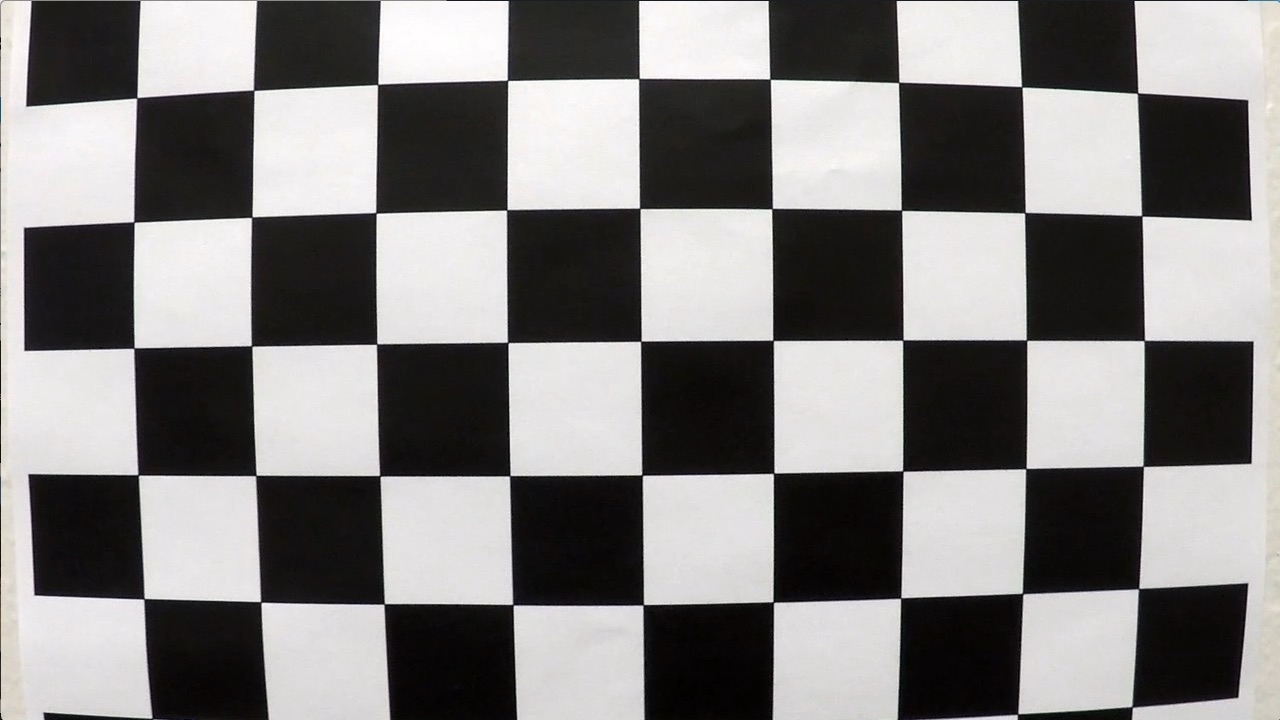
#> input picture CarND-Advanced-Lane-Lines/camera_cal/calibration1.jpg, 1280 x 720 px; its folder holds only this picture in this run
$ jupyter execute --allow-errors Advanced_Lane_Finding.ipynb   (shell and % lines are left out)   (older library calls are emulated)
#> lines starting #> are read from the running program, lines starting #| are printed output that depends on the picture; after the words box and inside, x2 and y2 are one past the last pixel; in counts of white or black regions, pixels touching at a corner belong together
### CarND-Advanced-Lane-Lines/utils.py
import numpy as np
import cv2
import glob
import matplotlib.pyplot as plt
import matplotlib.image as mpimg

# Camera Calibration ----------------------------------------------------
def camera_calibration(imgs_dir, nx, ny):
    # object points
    objp = np.zeros((nx*ny,3), np.float32)
    objp[:,:2] = np.mgrid[0:nx, 0:ny].T.reshape(-1,2)
    # Arrays to store object points and image points from all the images.
    objpoints = [] # 3d points in real world space
    imgpoints = [] # 2d points in image plane.

    # Main calibration
    images = glob.glob(imgs_dir)
    for idx, fname in enumerate(images):
        img = cv2.imread(fname)
        img_size = (img.shape[1], img.shape[0])
        gray = cv2.cvtColor(img, cv2.COLOR_BGR2GRAY)
        # Find the chessboard corners
        ret, corners = cv2.findChessboardCorners(gray, (nx,ny), None)
        # If found, add object points, image points
        if ret == True:
            objpoints.append(objp)
            imgpoints.append(corners)
    # distortion_correction
    ret, mtx, dist, rvecs, tvecs = cv2.calibrateCamera(objpoints, imgpoints, img_size, None, None)
    return mtx, dist

# Color and Gradient Threshold ----------------------------------------------------
def abs_sobel_thresh(img, orient='x', thresh_min=0, thresh_max=255):
    # gray
    gray = cv2.cvtColor(img[:,:,:3], cv2.COLOR_RGB2GRAY)
    # derivative
    if orient=="x":
        sobel = cv2.Sobel(gray, cv2.CV_64F, 1, 0)
    else:
        sobel = cv2.Sobel(gray, cv2.CV_64F, 0, 1)
    # absolute value of the derivative
    abs_sobel = np.absolute(sobel)
    # Scale to 8-bit (0 - 255) then convert to type = np.uint8
    scaled_sobel = np.uint8(255*abs_sobel/np.max(abs_sobel))
    # mask
    binary_output = np.zeros_like(scaled_sobel)
    binary_output[(scaled_sobel >= thresh_min) & (scaled_sobel <= thresh_max)] = 1
    return binary_output

def mag_thresh(img, sobel_kernel=3, mag_thresh=(0, 255)):
    gray = cv2.cvtColor(img[:,:,:3], cv2.COLOR_RGB2GRAY)
    sobel_x = cv2.Sobel(gray, cv2.CV_64F, 1, 0)
    sobel_y = cv2.Sobel(gray, cv2.CV_64F, 0, 1)
    sobel = np.sqrt(sobel_x**2 + sobel_y**2)
    scaled_sobel = np.uint8(255*sobel/np.max(sobel))
    # mask
    binary_output = np.zeros_like(scaled_sobel)
    binary_output[(scaled_sobel >= mag_thresh[0]) & (scaled_sobel <= mag_thresh[1])] = 1
    return binary_output

def dir_threshold(img, sobel_kernel=3, thresh=(0, np.pi/2)):
    gray = cv2.cvtColor(img[:,:,:3], cv2.COLOR_RGB2GRAY)
    sobel_x = cv2.Sobel(gray, cv2.CV_64F, 1, 0)
    sobel_y = cv2.Sobel(gray, cv2.CV_64F, 0, 1)
    sobel_direction = np.arctan2(np.absolute(sobel_y), np.absolute(sobel_x))
    # mask
    binary_output = np.zeros_like(sobel_direction)
    binary_output[(sobel_direction >= thresh[0]) & (sobel_direction <= thresh[1])] = 1
    return binary_output

def hls_select(img, thresh=(0, 255)):
    hls = cv2.cvtColor(img, cv2.COLOR_RGB2HLS)
    s_channel = hls[:,:,2]
    binary_output = np.zeros_like(img[:,:,0])
    binary_output[(s_channel>thresh[0]) & (s_channel<=thresh[1])] = 1
    return binary_output

def lab_select(img, thresh=(0, 255)):
    lab = cv2.cvtColor(img, cv2.COLOR_RGB2Lab)
    b_channel = lab[:,:,2]
    binary_output = np.zeros_like(img[:,:,0])
    binary_output[(b_channel>thresh[0]) & (b_channel<=thresh[1])] = 1
    return binary_output

def combined_thresh(img):
    abs_bin = abs_sobel_thresh(img, orient='x', thresh_min=20, thresh_max=100)
    mag_bin = mag_thresh(img, sobel_kernel=3, mag_thresh=(50, 255))
    dir_bin = dir_threshold(img, sobel_kernel=15, thresh=(0.7, 1.3))
    #hls_bin = hls_select(img, thresh=(113, 255))
    lab_bin = lab_select(img, thresh=(142, 255))

    combined = np.zeros_like(dir_bin)
    combined[(abs_bin == 1 | ((mag_bin == 1) & (dir_bin == 1))) | (lab_bin == 1)] = 1
    return combined

# Perspective Transform ----------------------------------------------------
def perspective_trans(src, dst):
    M = cv2.getPerspectiveTransform(src, dst)
    Minv = cv2.getPerspectiveTransform(dst, src)
    return M, Minv

# Finding Lanes ----------------------------------------------------
def fit_poly(binary_warped, show=False):
    # Take a histogram of the bottom half of the image
    histogram = np.sum(binary_warped[binary_warped.shape[0]//2:,:], axis=0)
    # Create an output image to draw on and  visualize the result
    out_img = np.dstack((binary_warped, binary_warped, binary_warped))*255
    # Find the peak of the left and right halves of the histogram
    # These will be the starting point for the left and right lines
    midpoint = np.int(histogram.shape[0]//2)
    leftx_base = np.argmax(histogram[:midpoint])
    rightx_base = np.argmax(histogram[midpoint:]) + midpoint

    # Choose the number of sliding windows
    nwindows = 9
    # Set height of windows
    window_height = np.int(binary_warped.shape[0]/nwindows)
    # Identify the x and y positions of all nonzero pixels in the image
    nonzero = binary_warped.nonzero()
    nonzeroy = np.array(nonzero[0])
    nonzerox = np.array(nonzero[1])
    # Current positions to be updated for each window
    leftx_current = leftx_base
    rightx_current = rightx_base
    # Set the width of the windows +/- margin
    margin = 100
    # Set minimum number of pixels found to recenter window
    minpix = 50
    # Create empty lists to receive left and right lane pixel indices
    left_lane_inds = []
    right_lane_inds = []

    # Step through the windows one by one
    for window in range(nwindows):
        # Identify window boundaries in x and y (and right and left)
        win_y_low = binary_warped.shape[0] - (window+1)*window_height
        win_y_high = binary_warped.shape[0] - window*window_height
        win_xleft_low = leftx_current - margin
        win_xleft_high = leftx_current + margin
        win_xright_low = rightx_current - margin
        win_xright_high = rightx_current + margin
        # Draw the windows on the visualization image
        cv2.rectangle(out_img,(win_xleft_low,win_y_low),(win_xleft_high,win_y_high),
        (0,255,0), 2)
        cv2.rectangle(out_img,(win_xright_low,win_y_low),(win_xright_high,win_y_high),
        (0,255,0), 2)
        # Identify the nonzero pixels in x and y within the window
        good_left_inds = ((nonzeroy >= win_y_low) & (nonzeroy < win_y_high) &
        (nonzerox >= win_xleft_low) &  (nonzerox < win_xleft_high)).nonzero()[0]
        good_right_inds = ((nonzeroy >= win_y_low) & (nonzeroy < win_y_high) &
        (nonzerox >= win_xright_low) &  (nonzerox < win_xright_high)).nonzero()[0]
        # Append these indices to the lists
        left_lane_inds.append(good_left_inds)
        right_lane_inds.append(good_right_inds)
        # If you found > minpix pixels, recenter next window on their mean position
        if len(good_left_inds) > minpix:
            leftx_current = np.int(np.mean(nonzerox[good_left_inds]))
        if len(good_right_inds) > minpix:
            rightx_current = np.int(np.mean(nonzerox[good_right_inds]))

    # Concatenate the arrays of indices
    left_lane_inds = np.concatenate(left_lane_inds)
    right_lane_inds = np.concatenate(right_lane_inds)

    # Extract left and right line pixel positions
    leftx = nonzerox[left_lane_inds]
    lefty = nonzeroy[left_lane_inds]
    rightx = nonzerox[right_lane_inds]
    righty = nonzeroy[right_lane_inds]

    # Fit a second order polynomial to each
    left_fit = np.polyfit(lefty, leftx, 2)
    right_fit = np.polyfit(righty, rightx, 2)

    # plot
    if show:
        # Generate x and y values for plotting
        ploty = np.linspace(0, binary_warped.shape[0]-1, binary_warped.shape[0] )
        left_fitx = left_fit[0]*ploty**2 + left_fit[1]*ploty + left_fit[2]
        right_fitx = right_fit[0]*ploty**2 + right_fit[1]*ploty + right_fit[2]

        out_img[nonzeroy[left_lane_inds], nonzerox[left_lane_inds]] = [255, 0, 0]
        out_img[nonzeroy[right_lane_inds], nonzerox[right_lane_inds]] = [0, 0, 255]

        plt.plot(left_fitx, ploty, color='yellow')
        plt.plot(right_fitx, ploty, color='yellow')
        plt.xlim(0, 1280)
        plt.ylim(720, 0)
        plt.imshow(out_img)
        plt.imshow(binary_warped, cmap="gray")

    return left_fit, right_fit

def fit_poly2(binary_warped, left_fit, right_fit, show=False):
    out_img = np.dstack((binary_warped, binary_warped, binary_warped))*255
    # Fit
    nonzero = binary_warped.nonzero()
    nonzeroy = np.array(nonzero[0])
    nonzerox = np.array(nonzero[1])
    margin = 100
    left_lane_inds = ((nonzerox > (left_fit[0]*(nonzeroy**2) + left_fit[1]*nonzeroy +
    left_fit[2] - margin)) & (nonzerox < (left_fit[0]*(nonzeroy**2) +
    left_fit[1]*nonzeroy + left_fit[2] + margin)))

    right_lane_inds = ((nonzerox > (right_fit[0]*(nonzeroy**2) + right_fit[1]*nonzeroy +
    right_fit[2] - margin)) & (nonzerox < (right_fit[0]*(nonzeroy**2) +
    right_fit[1]*nonzeroy + right_fit[2] + margin)))

    # Again, extract left and right line pixel positions
    leftx = nonzerox[left_lane_inds]
    lefty = nonzeroy[left_lane_inds]
    rightx = nonzerox[right_lane_inds]
    righty = nonzeroy[right_lane_inds]
    # Fit a second order polynomial to each
    left_fit = np.polyfit(lefty, leftx, 2)
    right_fit = np.polyfit(righty, rightx, 2)


    # plot
    if show:
        # Generate x and y values for plotting
        ploty = np.linspace(0, binary_warped.shape[0]-1, binary_warped.shape[0] )
        left_fitx = left_fit[0]*ploty**2 + left_fit[1]*ploty + left_fit[2]
        right_fitx = right_fit[0]*ploty**2 + right_fit[1]*ploty + right_fit[2]

        out_img[nonzeroy[left_lane_inds], nonzerox[left_lane_inds]] = [255, 0, 0]
        out_img[nonzeroy[right_lane_inds], nonzerox[right_lane_inds]] = [0, 0, 255]

        plt.plot(left_fitx, ploty, color='yellow')
        plt.plot(right_fitx, ploty, color='yellow')
        plt.xlim(0, 1280)
        plt.ylim(720, 0)
        plt.imshow(out_img)
        plt.imshow(binary_warped, cmap="gray")

    return left_fit, right_fit

# Determine Lane Curvature ----------------------------------------------------
def get_curvature(left_fit, right_fit):
    ym_per_pix = 30/720 # meters per pixel in y dimension
    xm_per_pix = 3.7/700 # meters per pixel in x dimension
    y_eval = 719

    ploty = np.linspace(0, 719, num=720)
    left_fitx = left_fit[0]*ploty**2 + left_fit[1]*ploty + left_fit[2]
    right_fitx = right_fit[0]*ploty**2 + right_fit[1]*ploty + right_fit[2]

    left_fit_cr = np.polyfit(ploty*ym_per_pix, left_fitx*xm_per_pix, 2)
    right_fit_cr = np.polyfit(ploty*ym_per_pix, right_fitx*xm_per_pix, 2)

    left_curverad = ((1 + (2*left_fit_cr[0]*y_eval*ym_per_pix + left_fit_cr[1])**2)**1.5) / np.absolute(2*left_fit_cr[0])
    right_curverad = ((1 + (2*right_fit_cr[0]*y_eval*ym_per_pix + right_fit_cr[1])**2)**1.5) / np.absolute(2*right_fit_cr[0])

    return np.mean([left_curverad, right_curverad])

# Determine Distance From Lane Center ----------------------------------------------------
def get_diffcenter(left_fit, right_fit):

    ym_per_pix = 30/720 # meters per pixel in y dimension
    xm_per_pix = 3.7/700 # meters per pixel in x dimension

    y = 700
    left_base = left_fit[0]*y**2+left_fit[1]*y+left_fit[2]
    right_base = right_fit[0]*y**2+right_fit[1]*y+right_fit[2]
    lane_center = (left_base+right_base)/2
    img_center = 640
    diff_center = (img_center - lane_center)*xm_per_pix

    return diff_center

# Add Parameters To Image ----------------------------------------------------
def add_params2img(img, left_fit, right_fit):
    curvature = get_curvature(left_fit, right_fit)
    diff_center = get_diffcenter(left_fit, right_fit)

    curve_text = "Radius of Curvature = " + str(int(curvature)) + "(m)"
    if diff_center<0:
        center_text = "Vehicle is %.2f(m) right of center" % -diff_center
    else:
        center_text = "Vehicle is %.2f(m) left of center" % diff_center
    rst = cv2.putText(img, curve_text , org=(100,50), fontFace=cv2.FONT_HERSHEY_DUPLEX, fontScale=1, color=(255,255,255), thickness=1, lineType=cv2.LINE_AA)
    rst = cv2.putText(rst, center_text , org=(100,100), fontFace=cv2.FONT_HERSHEY_DUPLEX, fontScale=1, color=(255,255,255), thickness=1, lineType=cv2.LINE_AA)
    return rst

# Impose Lane Boundaries on Original Image ----------------------------------------------------
def impose_lane(warped, undist, left_fit, right_fit, Minv):
    # sample points
    ploty = np.linspace(0, warped.shape[0]-1, warped.shape[0] )
    left_fitx = left_fit[0]*ploty**2 + left_fit[1]*ploty + left_fit[2]
    right_fitx = right_fit[0]*ploty**2 + right_fit[1]*ploty + right_fit[2]

    # Create an image to draw the lines on
    warp_zero = np.zeros_like(warped).astype(np.uint8)
    color_warp = np.dstack((warp_zero, warp_zero, warp_zero))

    # Recast the x and y points into usable format for cv2.fillPoly()
    pts_left = np.array([np.transpose(np.vstack([left_fitx, ploty]))])
    pts_right = np.array([np.flipud(np.transpose(np.vstack([right_fitx, ploty])))])
    pts = np.hstack((pts_left, pts_right))

    # Draw the lane onto the warped blank image
    cv2.fillPoly(color_warp, np.int_([pts]), (0,255, 0))

    # Warp the blank back to original image space using inverse perspective matrix (Minv)
    newwarp = cv2.warpPerspective(color_warp, Minv, (warped.shape[1], warped.shape[0]))
    # Combine the result with the original image
    result = cv2.addWeighted(undist[:,:,:3], 1, newwarp, 0.3, 0)
    #return result
    return result

### CarND-Advanced-Lane-Lines/Advanced_Lane_Finding.ipynb
[cell 1]
import glob
import numpy as np
import cv2
import glob
import matplotlib.pyplot as plt
import matplotlib.image as mpimg

[cell 2]
from utils import camera_calibration, combined_thresh, perspective_trans, fit_poly, fit_poly2, impose_lane
from line_finding import LineFinding
from utils_detection import VehicleDetection
from road_process import  Road_Process

# Camera Calibration

#> (a cell that did not finish here is left out)

#> in camera_calibration, img is the input picture: shape (720, 1280, 3); mean B, G, R 127.8, 128.4, 130.1
#> in camera_calibration, `ret, corners = cv2.findChessboardCorners(gray, (nx,ny), None)`: ret = False; corners = None
images = glob.glob('./camera_cal/*.jpg')
for i in images:
    test_image = mpimg.imread(i)
    test_image_undistort = cv2.undistort(test_image, mtx, dist, None, mtx)
    plt.imsave("./output_images/camera_cal_undistort/"+i.split("/")[-1], test_image_undistort)

# Color and Gradient Threshold

[cell 4]
images = glob.glob("./test_images/test*.jpg")
for i in images:
    test_image = mpimg.imread(i)
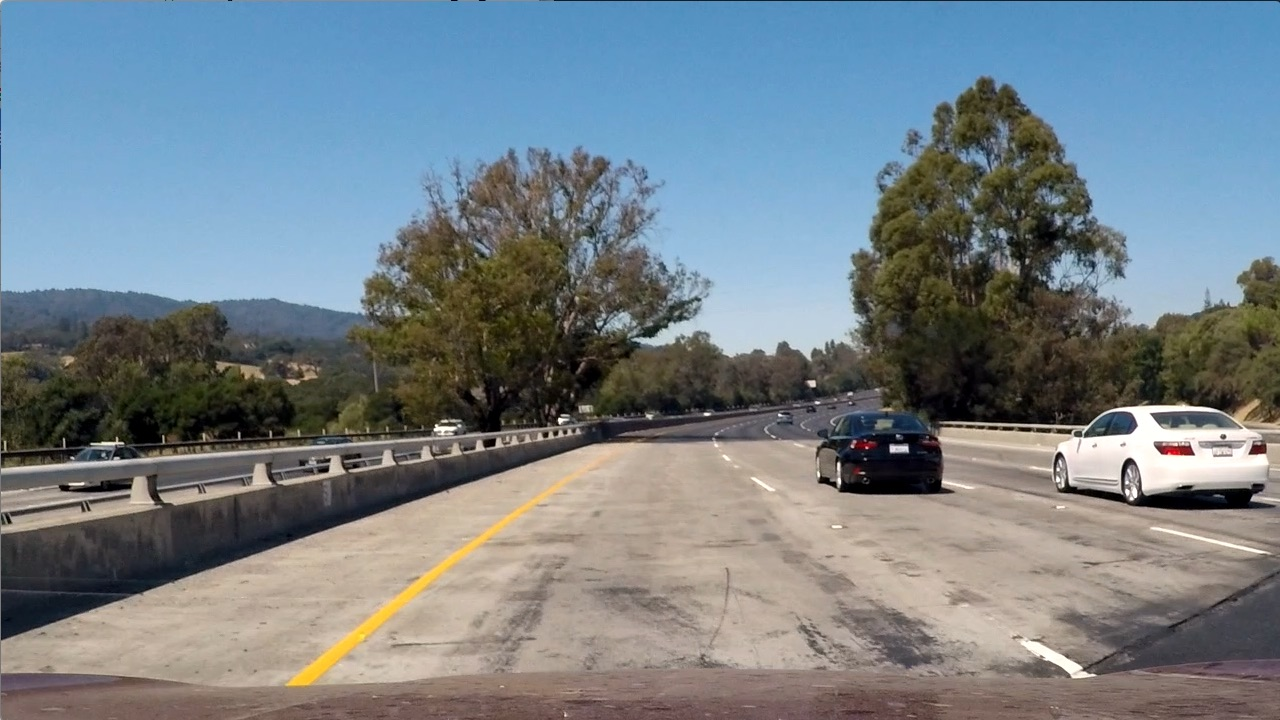
#> input picture CarND-Advanced-Lane-Lines/test_images/test1.jpg, 1280 x 720 px
#> test_image is the input picture: shape (720, 1280, 3); mean R, G, B 117.5, 128.7, 135.5
    test_image_thre = combined_thresh(test_image)
#> in combined_thresh, `abs_bin = abs_sobel_thresh(img, orient='x', thresh_min=20, thresh_max=..`:
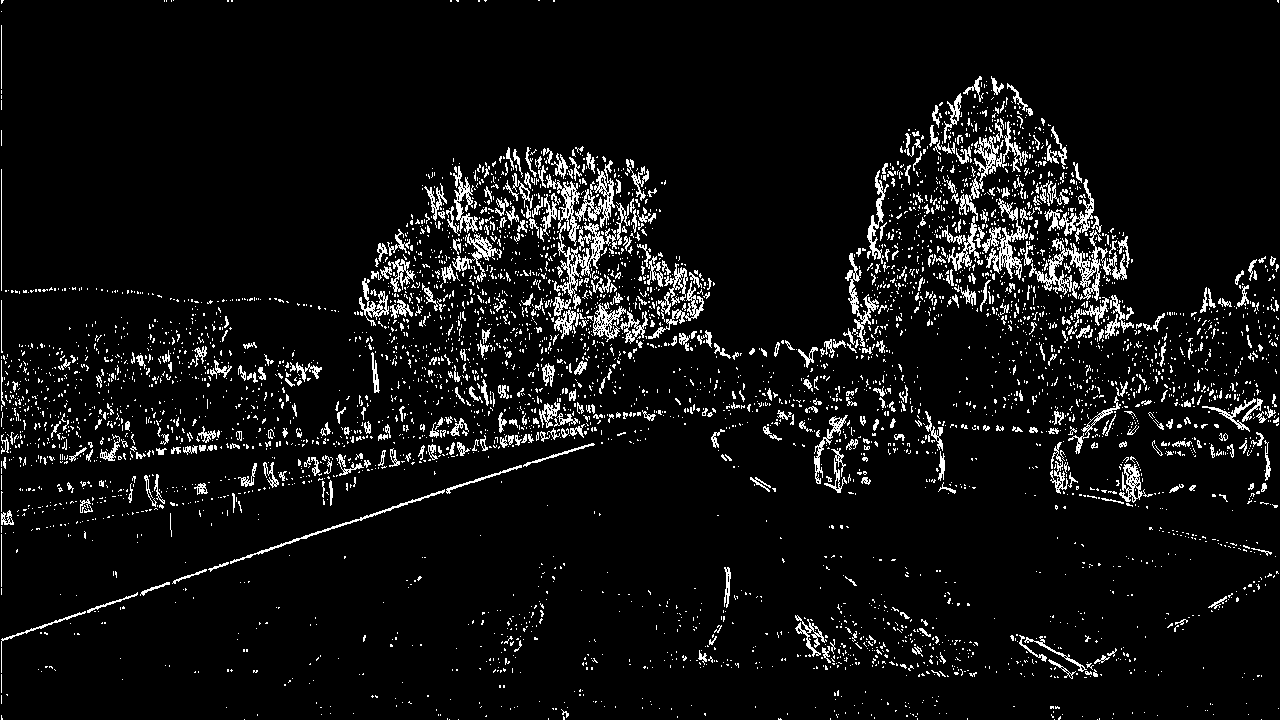
#> abs_bin: shape (720, 1280); values 0 (black) and 1 (white), 6.6% white in thin lines or dots
#> in lab_select, `b_channel = lab[:,:,2]`:
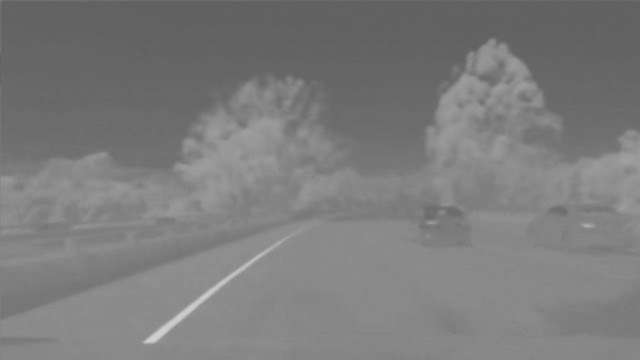
#> b_channel: shape (720, 1280) (shown at 1/2 size); min 94, max 208, mean 123.9
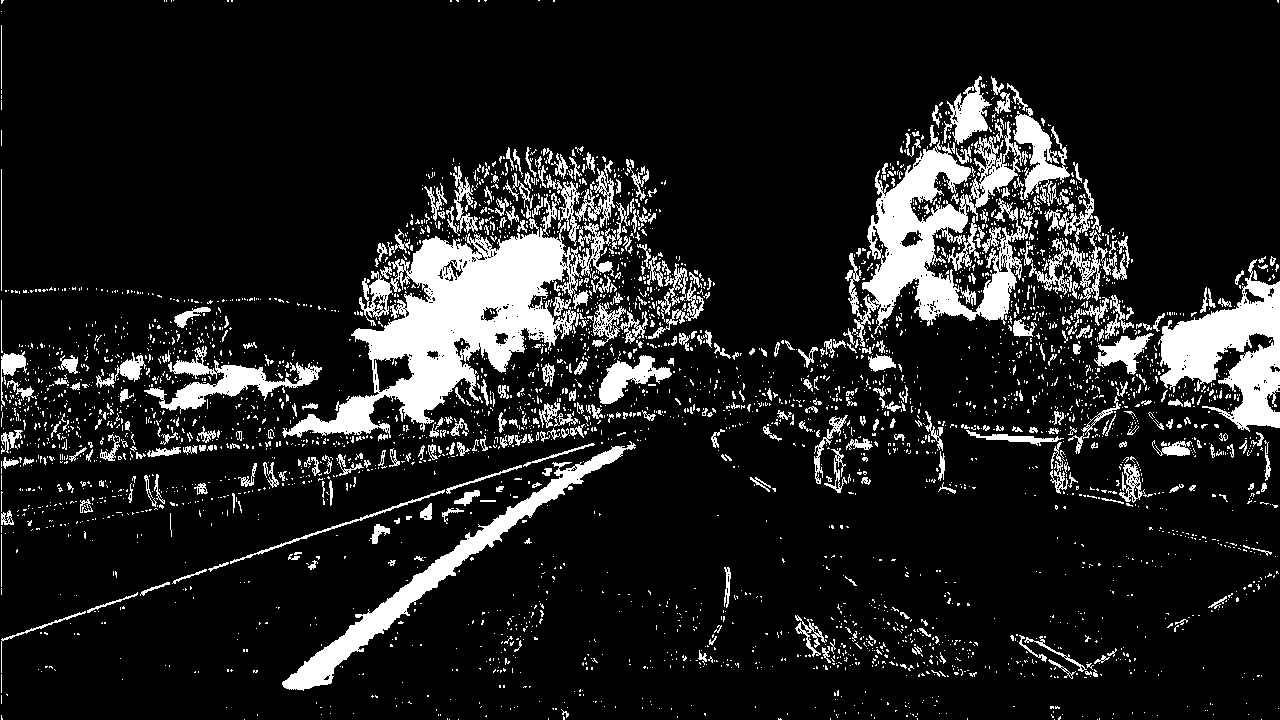
#> test_image_thre: shape (720, 1280) float64; values 0 (black) and 1 (white), 12.6% white; 3841 white regions (3416 under 20 px), largest, box (x1, y1, x2, y2) and area: (282, 194, 617, 438) 25524, (845, 119, 1033, 347) 15400, (1158, 259, 1280, 432) 9792
    plt.imsave("./output_images/gradient_pic/thre_"+i.split("/")[-1], test_image_thre, cmap="gray")

# Perspective Transform

[cell 5]
src = np.float32([[577,463],[707,463],[244,688],[1059,688]])
dst = np.float32([[244,200],[950,200], [244,700],[950,700]])
M, Minv = perspective_trans(src, dst)

images = glob.glob("./test_images/test*.jpg")
#> (the rest of this cell did not finish here and is left out)

# Finding Lanes

[cell 6]
images = glob.glob("./test_images/test*.jpg")
#> (the rest of this cell did not finish here and is left out)

# Impose lane or original image

[cell 7]
images = glob.glob("./test_images/test*.jpg")
#> (the rest of this cell did not finish here and is left out)

# Pipe Line

[cell 8]
cali_img_dir='./camera_cal/*.jpg'
nx=9
ny=6
src = np.float32([[577,463],[707,463],[244,688],[1059,688]])
dst = np.float32([[244,200],[950,200], [244,700],[950,700]])

q = LineFinding()
#> (the rest of this cell did not finish here and is left out)


[cell 9]
images = glob.glob("./test_images/test*.jpg")
for i in images:
    img = mpimg.imread(i)
    rst = q.pipeline(img)
    plt.imsave("./output_images/pipe_line/pipe_"+i.split("/")[-1], rst)
